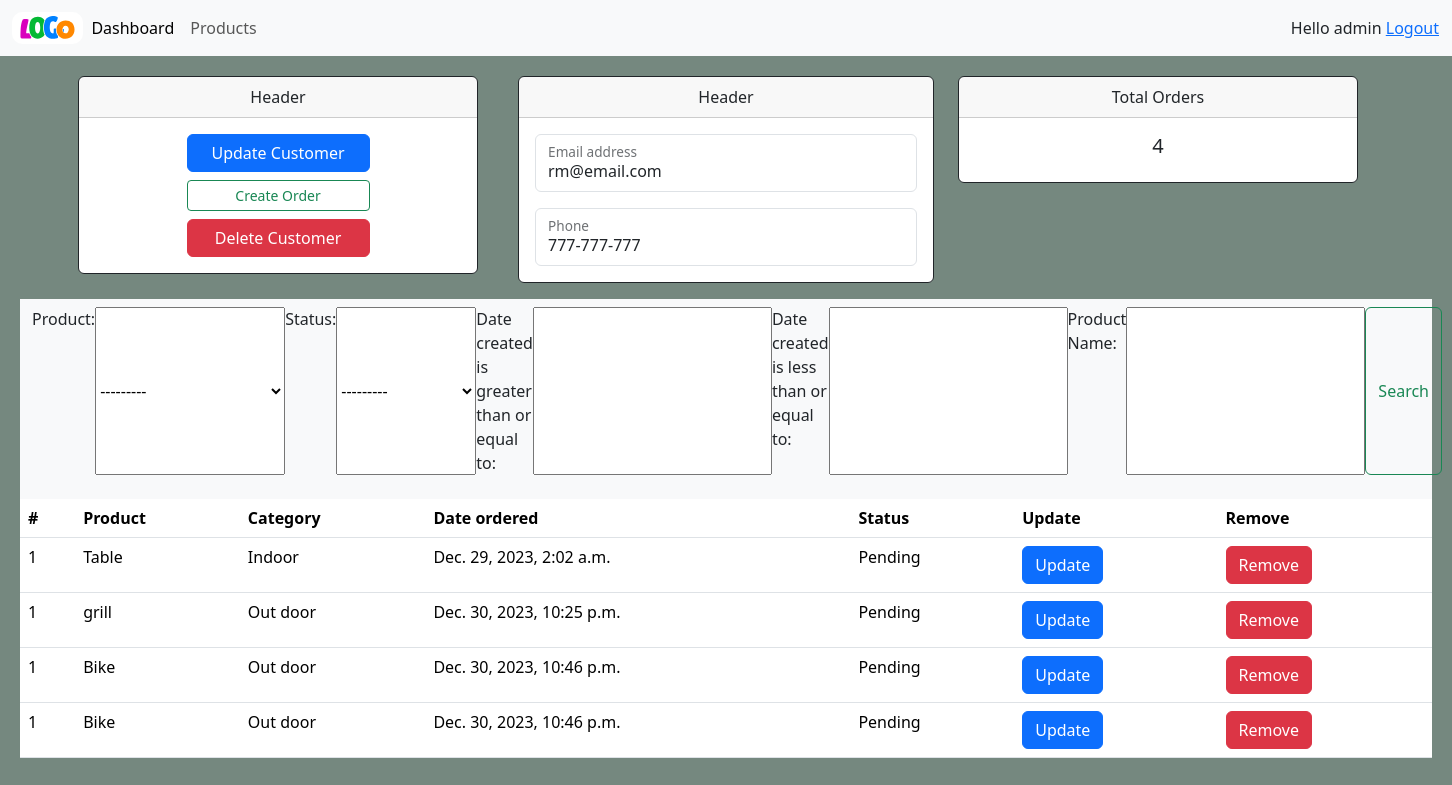
Page /customer/1 (signed in) on the committed database.
### accounts/models.py (models this page shows, shortened)
class Customer(models.Model):
    name = models.CharField(max_length=200, null=True)
    phone = models.CharField(max_length=200, null=True)
    email = models.CharField(max_length=200, null=True)
    date_created = models.DateTimeField(auto_now_add=True)

class Product(models.Model):
    CATEGORY = [
        ('Indoor', 'Indoor'),
        ('Out door', 'Out door')
    ]
    name = models.CharField(max_length=200, null=True)
    price = models.FloatField(null=True)
    category = models.CharField(max_length=200, null=True, choices=CATEGORY)
    description = models.CharField(max_length=200, null=True, blank=True)
    date_created = models.DateTimeField(auto_now_add=True)
    tag = models.ManyToManyField(Tag)
    def __str__(self) -> str:
        return f'{self.name}'

class Order(models.Model):
    STATUS = [
        ('Pending', 'Pending'),
        ('Out for delivery', 'Out for delivery'),
        ('Delivered', 'Delivered')
    ]
    customer = models.ForeignKey(
        Customer, null=True, on_delete=models.SET_NULL)
    product = models.ForeignKey(
        Product, null=True, on_delete=models.SET_NULL)
    date_created = models.DateTimeField(auto_now_add=True)
    status = models.CharField(max_length=200, null=True, choices=STATUS)

### accounts/views.py (the view)
# urls.py: path('customer/<str:id>', views.customer, name='customer'),
@login_required(login_url='login')
def customer(request, id):
    customer = Customer.objects.get(id=id)
    orders = customer.order_set.all()
    total_orders = orders.count()
    myFilter = OrderFilter(request.GET, queryset=orders)
    orders = myFilter.qs
    return render(request, 'accounts/customer.html', {'customer': customer, 'orders': orders, 'total_orders': total_orders, 'myFilter': myFilter})

### accounts/templates/accounts/customer.html
{% extends 'accounts/layout.html' %}
{%block content%}
<div class="container text-center">
    <div class="row">
        <div class="col">
            <div class="card border-dark mb-3" style="max-width: 25rem;">
                <div class="card-header">Header</div>
                <div class="card-body">
                    <div class="d-grid gap-2 col-6 mx-auto">
                        <button class="btn btn-primary" type="button">Update Customer</button>
                        <a href="{%url 'create_order' customer.id%}" class="btn btn-outline-success btn-sm btn-block">Create Order</a>
                        <button class="btn btn-danger" type="button">Delete Customer</button>
                    </div>
                </div>
            </div>
        </div>
        <div class="col">
            <div class="card border-dark mb-3" style="max-width: 55rem;">
                <div class="card-header">Header</div>
                <div class="card-body">
                    <div class="form-floating mb-3">
                        <input type="email" class="form-control" id="floatingInput" value="{{customer.email}}"  readonly>
                        <label for="floatingInput">Email address</label>
                    </div>
                    <div class="form-floating">
                        <input type="text" class="form-control" id="floatingPassword" value="{{customer.phone}}"  readonly>
                        <label for="floatingPassword">Phone</label>
                    </div>
                </div>
            </div>
        </div>
        <div class="col">
            <div class="card border-dark mb-3" style="max-width: 25rem;">
                <div class="card-header">Total Orders</div>
                <div class="card-body">
                    <h5 class="card-title">{{total_orders}}</h5>
                </div>
            </div>
        </div>
    </div>
</div>
<div class="navbar bg-body-tertiary">
    <div class="container-fluid">
        <form class="d-flex" role="search" method="get">
            {{myFilter.form}}
            <button class="btn btn-outline-success" type="submit">Search</button>
        </form>
    </div>
</div>
<table class="table">
    <thead>
        <tr>
            <th scope="col">#</th>
            <th scope="col">Product</th>
            <th scope="col">Category</th>
            <th scope="col">Date ordered</th>
            <th scope="col">Status</th>
            <th scope="col">Update</th>
            <th scope="col">Remove</th>
        </tr>
    </thead>
    <tbody>
        {% for order in orders%}
        <tr>
            <td scope="row">1</td>
            <td>{{order.product.name}}</td>
            <td>{{order.product.category}}</td>
            <td>{{order.date_created}}</td>
            <td>{{order.status}}</td>
            <td><a class="btn btn-primary" href="{%url 'update_order' order.id%}">Update</a></td>
            <td><a class="btn btn-danger" href="{%url 'delete_order' order.id%}">Remove</a></td>
        </tr>
        {%endfor%}
    </tbody>
</table>
{%endblock%}

### accounts/templates/accounts/layout.html (shortened to what this page needs)
{% load static %}
<html>
<head>
    <link href="https://cdn.jsdelivr.net/npm/bootstrap@5.3.2/dist/css/bootstrap.min.css" rel="stylesheet"
>
    <link rel="stylesheet" href="{% static 'css/style.css'%}">
</head>
<body style="background-color: rgb(117, 136, 127);">
    <header class="header" style="background-color: #e3f2fd;">
        <nav class="navbar navbar-expand-lg bg-body-tertiary">
            <div class="container-fluid">
                <img src="{% static 'images/logo.svg' '%}" id="logo">
                <div class="collapse navbar-collapse" id="navbarNav">
                    <ul class="navbar-nav">
                        <li class="nav-item">
                            <a class="nav-link active" aria-current="page" href="{%url 'home'%}">Dashboard</a>
                        </li>
                        <li class="nav-item">
                            <a class="nav-link" href="{%url 'products'%}">Products</a>
                        </li>
                    </ul>
                    <div id="right-nav" style="position:fixed; right: 13px;">
                        <span>Hello {{request.user}}</span>
                        <span><a href="{%url 'logout'%}">Logout</a></span>
                    </div>
                </div>
            </div>
        </nav>
    </header>
    <main style="margin:20px ;">
        {%block content%}
        {%endblock%}
    </main>
</body>
</html>

### accounts/static/css/style.css (style rules this page uses)
#logo { width: 5%; }

### rows in the picture
Customer: email "rm@email.com", phone "777-777-777"
Order: product.name "Table", product.category "Indoor", date_created "Dec. 29, 2023, 2:02 a.m.", status "Pending"
Order: product.name "grill", product.category "Out door", date_created "Dec. 30, 2023, 10:25 p.m.", status "Pending"
Order: product.name "Bike", product.category "Out door", date_created "Dec. 30, 2023, 10:46 p.m.", status "Pending"
Order: product.name "Bike", product.category "Out door", date_created "Dec. 30, 2023, 10:46 p.m.", status "Pending"

### other values in the picture
{{ request.user }} "admin"
{{ total_orders }} "4"
